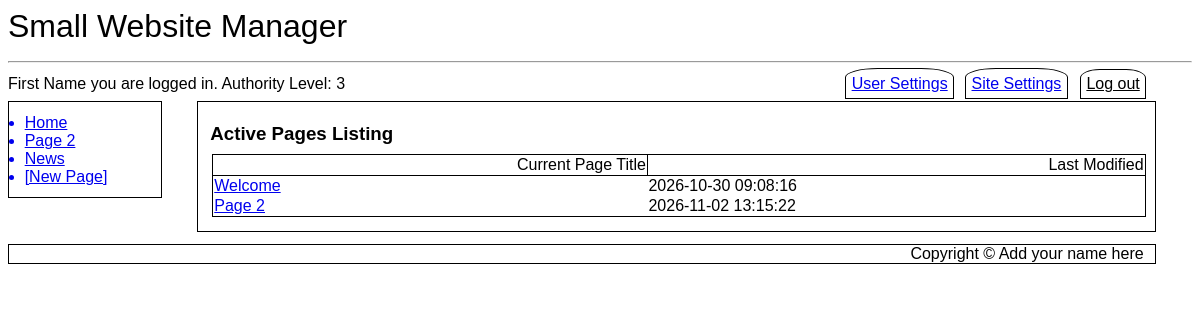
/activepagelist.php (signed in), run on the app's committed database.
### tables this page shows
CREATE TABLE `SubMenus` (
  `MenuID` int(11) NOT NULL,
  `LinkID` int(11) NOT NULL,
  `Page_ID` int(11) NOT NULL DEFAULT 0,
  `Menu_Entry` varchar(50) NOT NULL,
  `Title` varchar(500) NOT NULL,
  `Active` tinyint(1) NOT NULL DEFAULT 1
);

CREATE TABLE `SubMenus_Modules` (
  `SubMenu_Order` int(11) NOT NULL,
  `Module_ID` int(11) NOT NULL
);

CREATE TABLE `SubMenusData` (
  `Type` varchar(500) NOT NULL,
  `Default Menu Title` varchar(20) NOT NULL,
  `LinkData` text NOT NULL,
  `GetData` tinyint(1) NOT NULL,
  `Module_ID` int(11) NOT NULL
);

CREATE TABLE `Cust_Pages` (
  `Page_ID` int(11) NOT NULL,
  `Page_Iteration` int(11) NOT NULL,
  `Parent_Iteration` int(11) NOT NULL DEFAULT 0,
  `Title` text NOT NULL,
  `Body` text NOT NULL,
  `Last_Modified` datetime NOT NULL DEFAULT current_timestamp(),
  `Last_Author` int(11) NOT NULL
);

### activepagelist.php (the view, shortened to what this page needs)
<?php
include ("db_connect.inc");
include ("header.inc");
include ("navbar.inc");
echo "<article id=\"main\">";
if ( isset($_SESSION['first_name']) AND isset($_SESSION['user_name']) AND $_SESSION['auth_lev']==3 ) {
	echo "<h3>Active Pages Listing</h3>";
	echo "<table class='news'>\r\n";
	echo "<tr><th>Current Page Title</th><th>Last Modified</th></tr>";
	$query = "SELECT Cust_Pages.Title, Cust_Pages.Page_ID, Cust_Pages.Last_Modified FROM Cust_Pages INNER JOIN Cust_Pages_DATA ON Cust_Pages_DATA.Page_ID=Cust_Pages.Page_ID AND Cust_Pages_DATA.Page_Iteration=Cust_Pages.Page_Iteration WHERE Cust_Pages_DATA.Active=1;";
	$result = mysqli_query($cxn,$query) or die ("Couldn't execute query.");
	while($row = mysqli_fetch_assoc($result))
	{
		echo "<tr><td><a href=\"pagehistory.php?pageID={$row['Page_ID']}\">{$row['Title']}</a></td><td>{$row['Last_Modified']}</td></tr>";
	}
	echo  "</table>\r\n";
} else {
	echo "<div class=\"error\">Restricted Area. You need administrative priviledges to access this page.</div>";
}
echo "</article>";
include ("footer.inc");
?>

### navbar.inc
<nav id="vnav1">
<?php
$query = "SELECT Menu_Entry, Title FROM SubMenus WHERE MenuID='1' AND Active=1 ORDER BY LinkID ASC LIMIT 10";
$result = mysqli_query($cxn,$query) or die ("Couldn't execute query.");
while($row = mysqli_fetch_assoc($result))
{
	$menuEntry = $row['Menu_Entry'];
	$pageTitle = $row['Title'];
	$pageTitle = preg_replace('/ /', '_', $pageTitle);
	echo "<a href='$pageTitle'>$menuEntry</a>\r\n";
}
$query2 = "SELECT `Default Menu Title`, `LinkData`, `Module_ID` FROM SubMenus_Modules INNER JOIN SubMenusData USING (Module_ID)";
$result2 = mysqli_query($cxn, $query2) or die ("Couldn't execute query.");
while($row2 = mysqli_fetch_assoc($result2))
{
	$menuEntry2 = $row2['Default Menu Title'];
	$pageTitle2 = $row2['LinkData'];
	$pageTitle2 = preg_replace('/ /', '_', $pageTitle2);
	echo "<a href='$pageTitle2'>$menuEntry2</a>\r\n";
}
if (isset($_SESSION['auth_lev'])){
	if ($_SESSION['auth_lev'] == 3 AND isset($_SESSION['first_name']) AND isset($_SESSION['user_name']) ) {
		echo "<a class='newpage' href='newpage.php'>[New Page]</a>\r\n";
	}
}
?>
</nav>

### desktop.css (style rules this page uses)
* { font-family: Arial, sans-serif; box-sizing: border-box; }
h1, h2, h3 { padding: 0%; margin-top: 1%; margin-bottom: 1%; }
article#main { margin-left:16%; width: 81%; float:none; border: 1px solid black; padding: 1%; }
nav#vnav1 { width:13%; float:left; border: 1px solid black; padding: 1%; clear: both; margin-top: 0%; }
nav#vnav1 a { display: list-item; list-style-type: disc; margin-left: 3%; }
table.news { border: 1px solid black; width: 100%; margin: 2px; margin-bottom: 5px; padding: 10px; border-collapse: collapse; text-align: left; border: 1px solid black; margin: 2px; }
th { border: 1px solid black; font-weight: normal; text-align: right; }

### data on the page
submenus: Menu_Entry "Home"
submenus: Menu_Entry "Page 2"
submenus_modules: submenusdata.Default Menu Title "News"
cust_pages: Title "Welcome", Last_Modified "2026-10-30 09:08:16"
cust_pages: Title "Page 2", Last_Modified "2026-11-02 13:15:22"

### other printed values
$websiteName "Small Website Manager"
$_SESSION['first_name'] "First Name"
$_SESSION['auth_lev'] "3"
